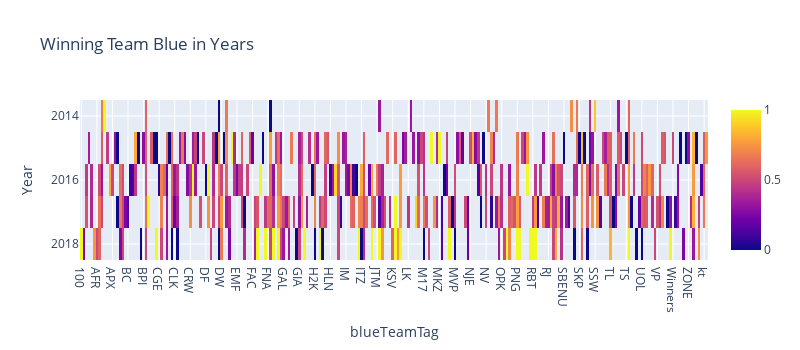

Write notebook code for a chart like this one.
### Markdown cell above
Diagram ciepła pokazujący wygraną stronę na podstawie czasu gry

### Code cell
Blue_df = dfM.pivot_table('Result', 'Year', 'BlueTeamTag')
px.imshow(Blue_df, title="Winning Team Blue in Years", width=800, height=350)

### Figure 1 — Plotly figure (JSON) as saved in the notebook; plotly's stock layout.template omitted (floating-point values rounded to 4 significant figures; data arrays with more than 128 entries replaced by an {"elided": "..."} marker saying what was removed)
{"data": [{"coloraxis": "coloraxis", "hovertemplate": "blueTeamTag: %{x}<br>Year: %{y}<br>color: %{z}<extra></extra>", "name": "0", "type": "heatmap", "x": {"elided": "242 str values"}, "xaxis": "x", "y": [2014, 2015, 2016, 2017, 2018], "yaxis": "y", "z": {"elided": "5x242 float values"}}], "layout": {"coloraxis": {"colorscale": [[0, "#0d0887"], [0.1111, "#46039f"], [0.2222, "#7201a8"], [0.3333, "#9c179e"], [0.4444, "#bd3786"], [0.5556, "#d8576b"], [0.6667, "#ed7953"], [0.7778, "#fb9f3a"], [0.8889, "#fdca26"], [1, "#f0f921"]]}, "height": 350, "title": {"text": "Winning Team Blue in Years"}, "width": 800, "xaxis": {"anchor": "y", "constrain": "domain", "domain": [0, 1], "scaleanchor": "y", "title": {"text": "blueTeamTag"}}, "yaxis": {"anchor": "x", "autorange": "reversed", "constrain": "domain", "domain": [0, 1], "title": {"text": "Year"}}}}
